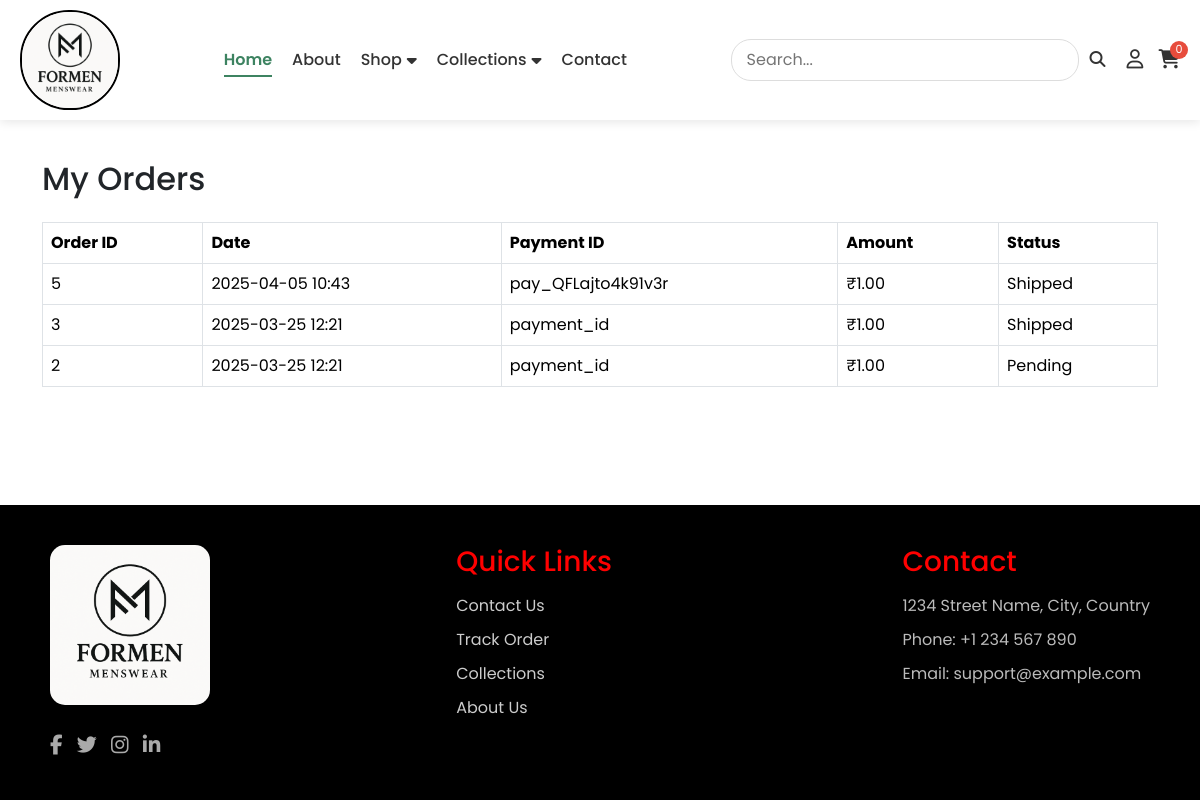
The app's page /my-orders/ (signed in) with its own data.
### core/models.py (models this page shows, shortened)
class Order(models.Model):
    user = models.ForeignKey(User, on_delete=models.CASCADE)
    cart = models.ForeignKey('Cart', on_delete=models.SET_NULL, null=True, blank=True)
    payment = models.ForeignKey('Payment', on_delete=models.SET_NULL, null=True, blank=True)
    status = models.CharField(max_length=20, choices=(
        ("Pending", "Pending"),
        ("Confirmed", "Confirmed"),
        ("Shipped", "Shipped"),
        ("Delivered", "Delivered"),
        ("Cancelled", "Cancelled"),
    ), default="Pending")
    created_at = models.DateTimeField(auto_now_add=True)
    updated_at = models.DateTimeField(auto_now=True)  # Make sure this is set like this
    address = models.ForeignKey(CustomerDetails, on_delete=models.SET_NULL, null=True, blank=True)

class Payment(models.Model):
    user = models.ForeignKey(User, on_delete=models.CASCADE)
    order_id = models.CharField(max_length=255)
    payment_id = models.CharField(max_length=255)
    payment_status = models.CharField(max_length=50)
    amount = models.DecimalField(max_digits=10, decimal_places=2)
    payment_date = models.DateTimeField(auto_now_add=True)

### core/views.py (the view)
# urls.py: path('my-orders/', views.my_orders, name='my_orders'),
@login_required
def my_orders(request):
    orders = Order.objects.filter(user=request.user).order_by('-created_at')
    return render(request, 'core/my_orders.html', {'orders': orders})

### core/templates/core/my_orders.html
{% extends "core/base.html" %}
{% block content %}
<div class="container mt-5" style='margin-bottom: 2rem;'>
    <h2 style='margin-top: 7rem;'>My Orders</h2>
    {% if orders %}
        <div class="table-responsive mt-4">
            <table class="table table-bordered">
                <thead class="thead-dark">
                    <tr>
                        <th>Order ID</th>
                        <th>Date</th>
                        <th>Payment ID</th>
                        <th>Amount</th>
                        <th>Status</th>
                    </tr>
                </thead>
                <tbody>
                    {% for order in orders %}
                        <tr>
                            <td>{{ order.id }}</td>
                            <td>{{ order.created_at|date:"Y-m-d H:i" }}</td>
                            <td>{{ order.payment.payment_id }}</td>
                            <td>₹{{ order.payment.amount }}</td>
                            <td>{{ order.status }}</td>
                        </tr>
                    {% endfor %}
                </tbody>
            </table>
        </div>
    {% else %}
        <p>You haven't placed any orders yet.</p>
    {% endif %}
</div>
{% endblock %}

### core/static/core/css/core.css (style rules this page uses)
body { margin: 0; padding: 0; box-sizing: border-box; font-family: 'Poppins', sans-serif; }

### core/templates/core/footer.html (style rules this page uses)
.bodysss { display: flex; margin:0px; flex-direction: column; min-height: 100vh; }

### records on screen
Order: id "5", created_at "2025-04-05 10:43", payment.payment_id "pay_QFLajto4k91v3r", payment.amount "1.00", status "Shipped"
Order: id "3", created_at "2025-03-25 12:21", payment.payment_id "payment_id", payment.amount "1.00", status "Shipped"
Order: id "2", created_at "2025-03-25 12:21", payment.payment_id "payment_id", payment.amount "1.00", status "Pending"
